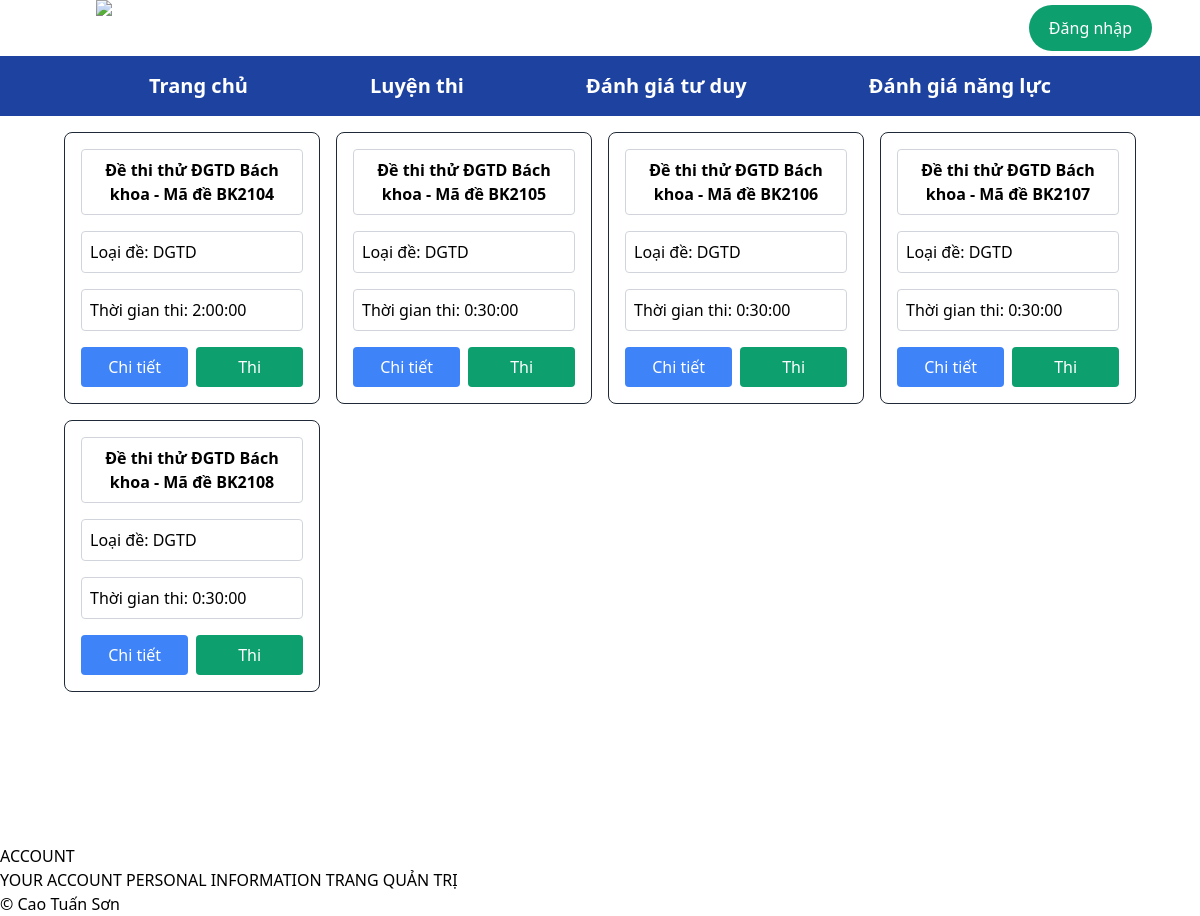
The page /dgtd/ on the database its author committed.
### DanhGiaTuDuy/models.py (models this page shows, shortened)
class DeThi(models.Model):
    DANH_GIA_TU_DUY = 'DGTD'
    LOAI_DE_CHOICES = [
         (DANH_GIA_TU_DUY, 'Đánh giá tư duy'),
    ]
    ten_de_thi = models.CharField(max_length=255, null=False, blank=False)
    loai_de = models.CharField(max_length=50, choices=LOAI_DE_CHOICES, default=DANH_GIA_TU_DUY)
    thoi_gian_thi = models.DurationField(default=timezone.timedelta(minutes=30))
    doc_hieu_noi_dung = models.ForeignKey(DocHieuNoiDung, null=True, blank=True, on_delete=models.CASCADE)

### core/views.py (the view)
# urls.py: path('dgtd/', DGTDView.as_view(), name='dgtd'),
class DGTDView(View):
    def get(self, request):
        queryset = DGTD.objects.filter(loai_de=DGTD.DANH_GIA_TU_DUY)
        context = {
            'listDeThiDGTD': queryset,
        }
        return render(request, 'homepage/dgtd.html', context)

### WebLuyenThi/context_processors.py (called while the page is built)
def user_full_name(request):
    full_name = request.session.get('full_name', '')
    return {'full_name': full_name}

### templates/homepage/dgtd.html
{% extends 'homepage/base.html' %}
{% block content %}
{% load static %}
<div class="grid grid-cols-4 gap-4 items-start mb-12 p-4 ml-12 mr-12 ">
    {% for dethi in listDeThiDGTD %}
    <div class="col-span-1 rounded-lg border border-gray-800 p-4">
        <div class="mb-4">
            <p class="w-full p-2 border border-gray-300 rounded text-center font-bold">{{ dethi.ten_de_thi }}</p>
        </div>
        <div class="mb-4">
            <p class="w-full p-2 border border-gray-300 rounded">Loại đề: {{ dethi.loai_de }}</p>
        </div>
        <div class="mb-4">
            <p class="w-full p-2 border border-gray-300 rounded flex justify-between items-center">
                <span>Thời gian thi: {{ dethi.thoi_gian_thi }}</span>
            </p>
        </div>
        <div class="flex justify-between mt-4">
            <button class="w-1/2 p-2 bg-blue-500 text-white rounded mr-2">Chi tiết</button>
            <a href="{% url 'DanhGiaTuDuy:dgtd_id' idde=dethi.id %}" class="w-1/2">
                <button class="w-full p-2 bg-green-500 text-white rounded">Thi</button>
            </a>
        </div>
    </div>
    {% endfor %}
</div>
{% endblock %}

### rows shown on the page
DeThi: ten_de_thi "Đề thi thử ĐGTD Bách khoa - Mã đề BK2104", loai_de "DGTD", thoi_gian_thi "2:00:00"
DeThi: ten_de_thi "Đề thi thử ĐGTD Bách khoa - Mã đề BK2105", loai_de "DGTD", thoi_gian_thi "0:30:00"
DeThi: ten_de_thi "Đề thi thử ĐGTD Bách khoa - Mã đề BK2106", loai_de "DGTD", thoi_gian_thi "0:30:00"
DeThi: ten_de_thi "Đề thi thử ĐGTD Bách khoa - Mã đề BK2107", loai_de "DGTD", thoi_gian_thi "0:30:00"
DeThi: ten_de_thi "Đề thi thử ĐGTD Bách khoa - Mã đề BK2108", loai_de "DGTD", thoi_gian_thi "0:30:00"
